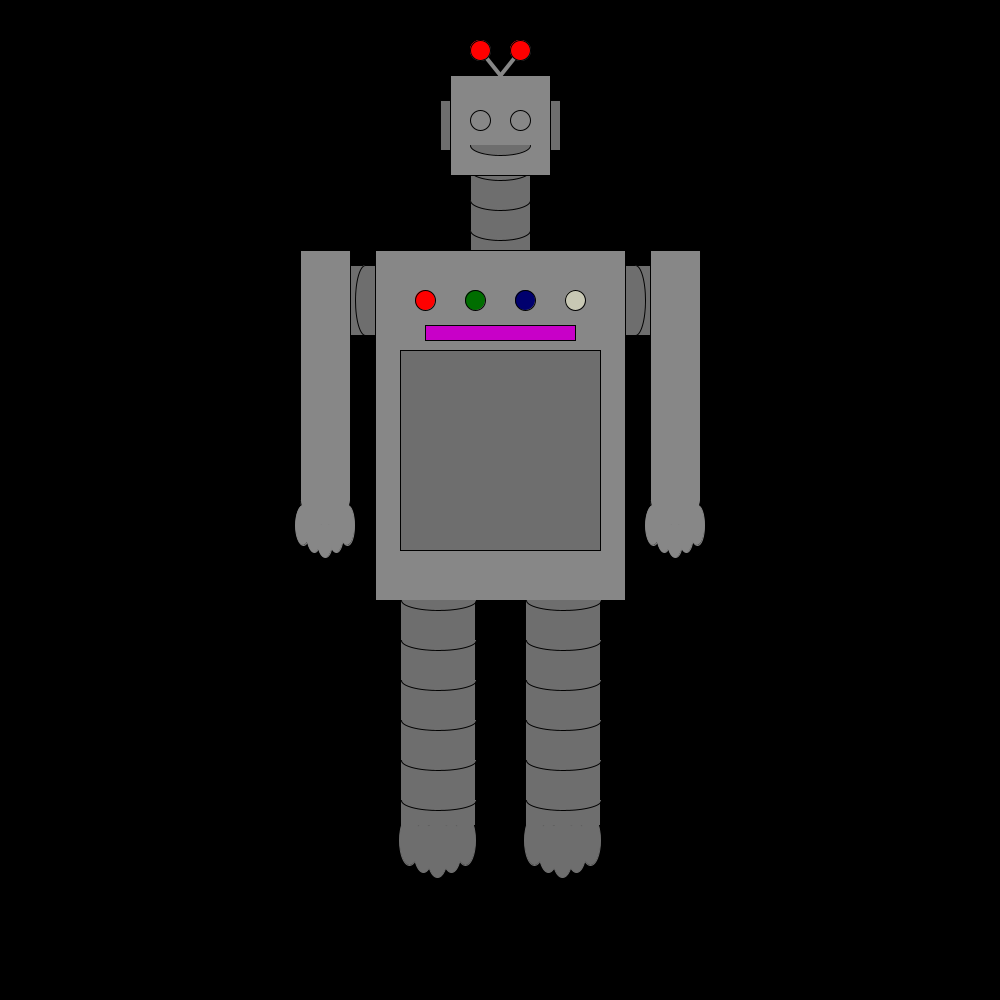
Frame 1 (no input)
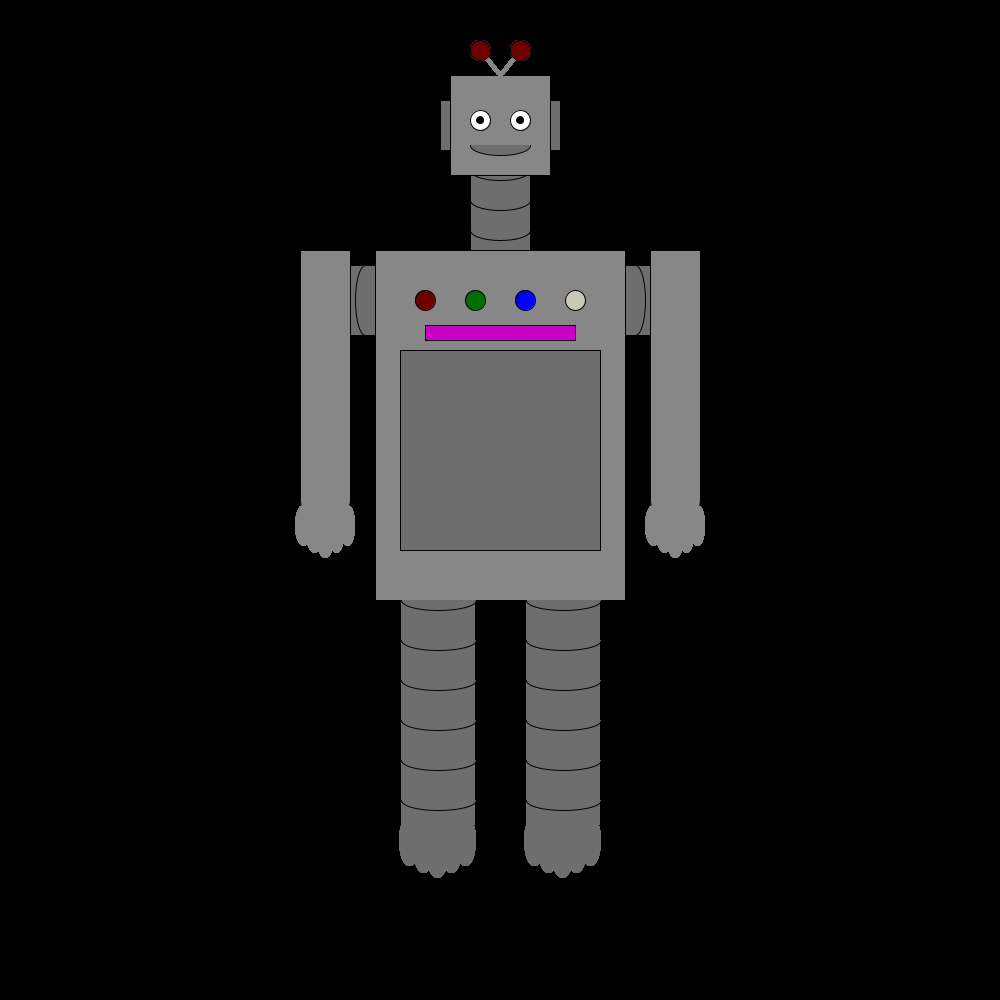
Frame 60 (the mouse pressed at the canvas centre just before this capture)
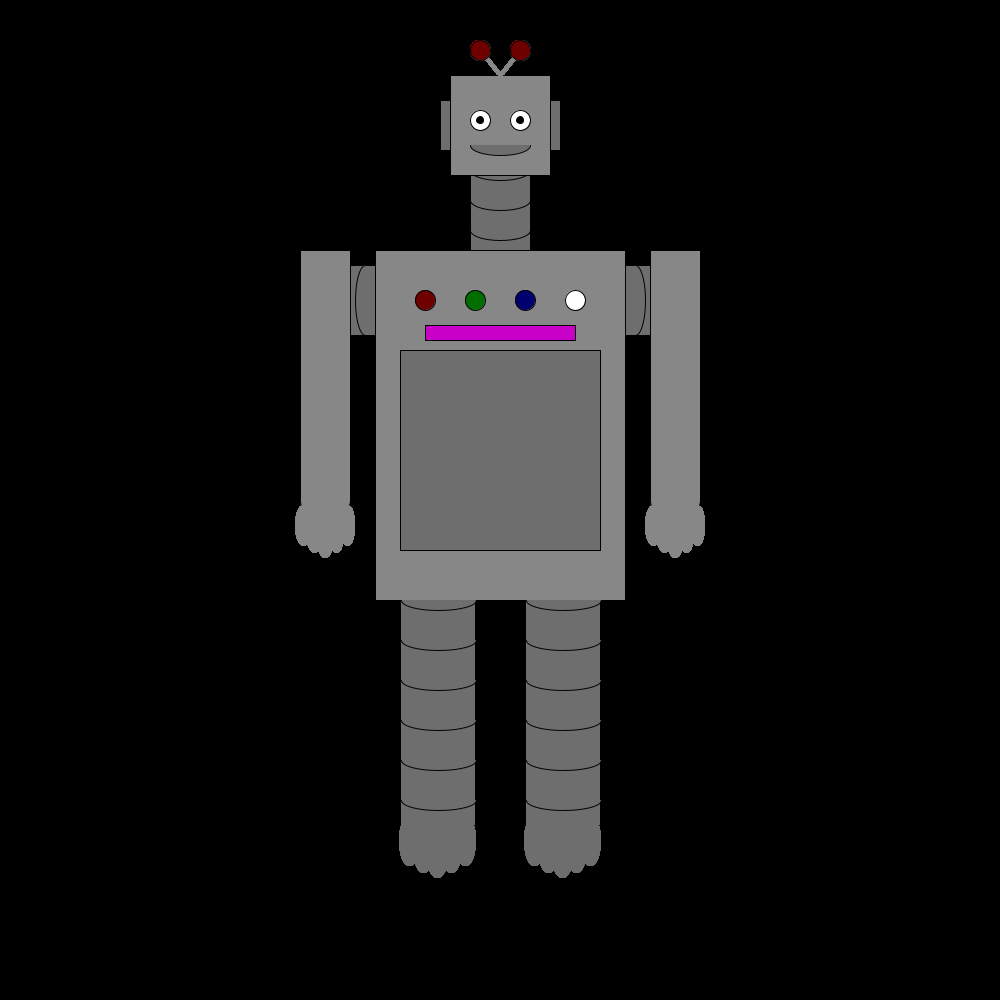
Frame 120 (the mouse held since frame 60 and released just before this capture)

The Processing sketch that drew these frames (run headless with seeded random() and noise(); from frame 60 on, the mouse is pressed at the canvas centre):

// Processing sketch: Creature_Animated
// ── Creature_Animated.pde
int x = 0;
int a = 1;
int y = 0;
int b = 1;

void setup() {
  size(1000, 1000);
  background(0, 0, 0);
}

void draw(){
  fill(135, 135, 135);
  rect(375, 250, 250, 350);
  fill(110, 110, 110);
  rect(470, 150, 60, 100);
  fill(110, 110, 110);
  arc(500, 170, 60, 20, 0, PI);
  fill(135, 135, 135);
  square(450, 75, 100);
  fill(110, 110, 110);
  arc(500, 200, 60, 20, 0, PI);
  arc(500, 230, 60, 20, 0, PI);
  rect(440, 100, 10, 50);
  rect(550, 100, 10, 50);
  //trfjkbnt
  arc(500, 145, 60, 20, 0, PI);
  strokeWeight(4);
  fill(135, 135, 135);
  stroke(135, 135, 135);
  line(500, 75, 480, 50);
  line(500, 75, 520, 50);
  strokeWeight(1);
  stroke(1);
  fill(110, 110, 110);
  rect(400, 350, 200, 200);
  fill(200, 0, 200);
  rect(425, 325, 150, 15);
  fill(110, 110, 110);
  rect(400, 600, 75, 225);
  arc(438.5, 600, 75, 20, 0, PI);
  arc(438.5, 640, 75, 20, 0, PI);  
  arc(438.5, 680, 75, 20, 0, PI);
  arc(438.5, 720, 75, 20, 0, PI);
  arc(438.5, 760, 75, 20, 0, PI);
  arc(438.5, 800, 75, 20, 0, PI);
  rect(525, 600, 75, 225);
  arc(563.5, 600, 75, 20, 0, PI);
  arc(563.5, 640, 75, 20, 0, PI);  
  arc(563.5, 680, 75, 20, 0, PI);
  arc(563.5, 720, 75, 20, 0, PI);
  arc(563.5, 760, 75, 20, 0, PI);
  arc(563.5, 800, 75, 20, 0, PI);
  rect(325, 265, 50, 70); 
  arc(345, 300, 20, 70, PI/2, PI*3/2);
  arc(365, 300, 20, 70, PI/2, PI*3/2);
  rect(625, 265, 50, 70); 
  arc(635, 300, 20, 70, PI*3/2, PI*5/2);
  arc(655, 300, 20, 70, PI*3/2, PI*5/2);
  fill(135, 135, 135);
  rect(300, 250, 50, 250);
  rect(650, 250, 50, 250);
  arc(325, 500, 50, 40, 0, PI);
  arc(675, 500, 50, 40, 0, PI);
  stroke(135, 135, 135);
  arc(347, 525, 15, 40, 0, 2*PI);
  arc(336, 532.5, 15, 40, 0, 2*PI);
  arc(325, 540, 15, 35, 0, 2*PI);
  arc(314, 532.5, 15, 40, 0, 2*PI);
  arc(303, 525, 15, 40, 0, 2*PI);
  circle(325, 505, 40);
  arc(653, 525, 15, 40, 0, 2*PI);
  arc(664, 532.5, 15, 40, 0, 2*PI);
  arc(675, 540, 15, 35, 0, 2*PI);
  arc(686, 532.5, 15, 40, 0, 2*PI);
  arc(697, 525, 15, 40, 0, 2*PI);
  circle(675, 505, 40);
  fill(110, 110, 110);
  stroke(110, 110, 110);
  arc(409.5, 840, 20, 50, 0, 2*PI);
  arc(423.5, 847.5, 20, 50, 0, 2*PI);
  arc(437.5, 855, 20, 45, 0, 2*PI);
  arc(451.5, 847.5, 20, 50, 0, 2*PI);
  arc(465.5, 840, 20, 50, 0, 2*PI);
  circle(437.5, 835, 25);
  arc(534.5, 840, 20, 50, 0, 2*PI);
  arc(548.5, 847.5, 20, 50, 0, 2*PI);
  arc(562.5, 855, 20, 45, 0, 2*PI);
  arc(576.5, 847.5, 20, 50, 0, 2*PI);
  arc(590.5, 840, 20, 50, 0, 2*PI);
  circle(562.5, 835, 25);
  x = x + a;
  if (x == 100) {
  a = -1;
  }
  if (x == 0) {
  a = 1;
  }
  fill(255, 0, 0);
  circle(480, 50, 20);
  circle(520, 50, 20);
  stroke(0, 0, 0);
  if (x < 25 && x > -1) {
  fill(255, 0, 0);
  circle(425, 300, 20);
  circle(480, 50, 20);
  circle(520, 50, 20);
  } else {
  fill(110, 0, 0);
  circle(425, 300, 20);
  circle(480, 50, 20);
  circle(520, 50, 20);
  }
  if (x < 50 && x > 24) {
  fill(0, 255, 0);
  circle(475, 300, 20);
  } else {
  fill(0, 110, 0);
  circle(475, 300, 20);
  }
  if (x < 75 && x > 49) {
  fill(0, 0, 255);
  circle(525, 300, 20);
  } else {
  fill(0, 0, 110);
  circle(525, 300, 20);
  }
  if (x < 101 && x > 74) {
  fill(255, 255, 255);
  circle(575, 300, 20);
  } else {
  fill(200, 200, 180);
  circle(575, 300, 20);
  }
  y = y + b;
  if (y == 20) {
  b = -1;
  }
  if (y == 0) {
  b = 1;
  }
  if (y < 21 && x > 10) {
  fill(255, 255, 255);
  circle(480, 120, 20);
  circle(520, 120, 20);
  fill(0, 0, 0);
  circle(480, 120, 7);
  circle(520, 120, 7);
  } else {
  fill(135, 135, 135);
  circle(480, 120, 20);
  circle(520, 120, 20);
  }
}
